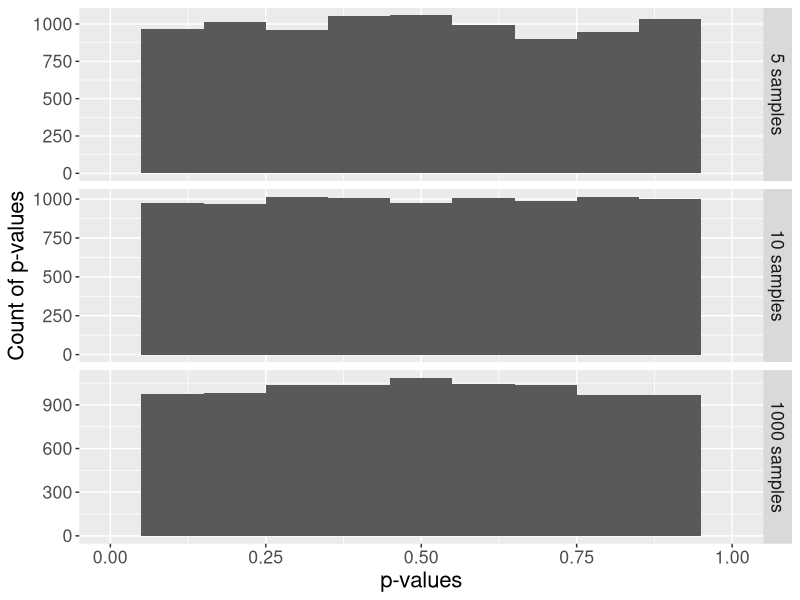
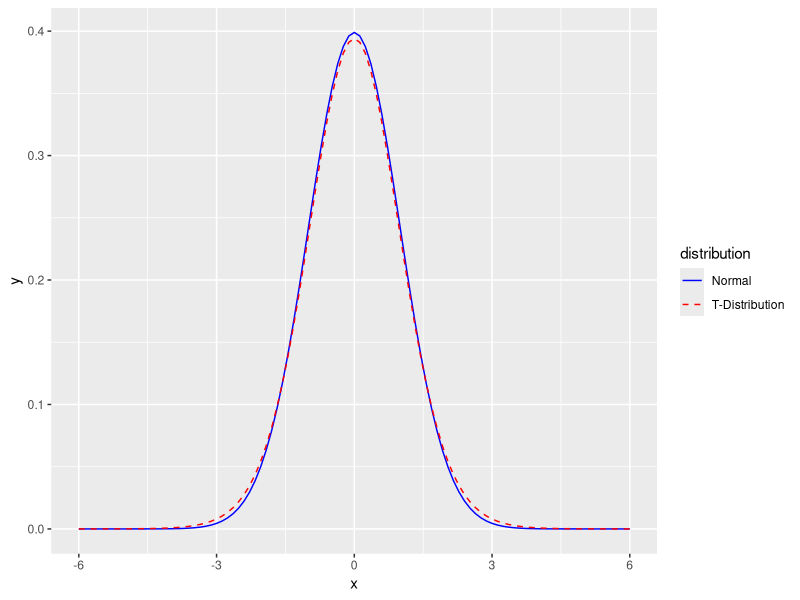
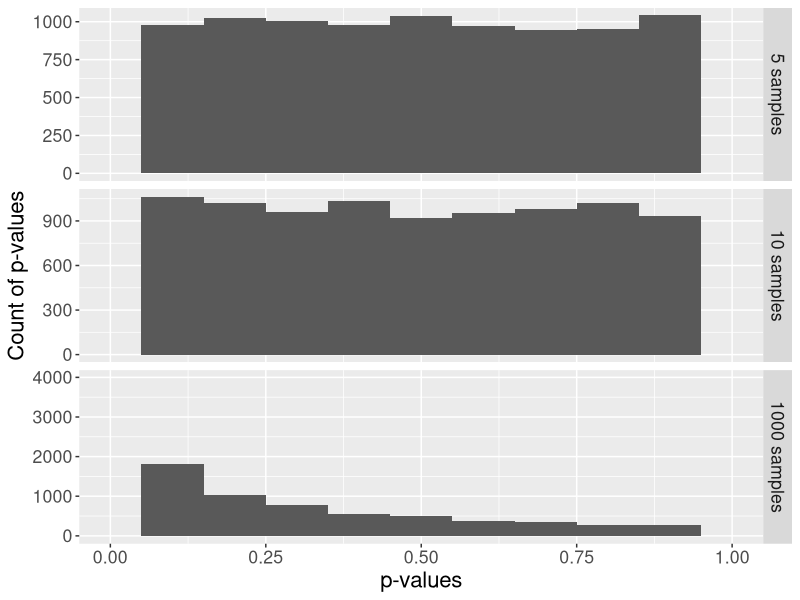
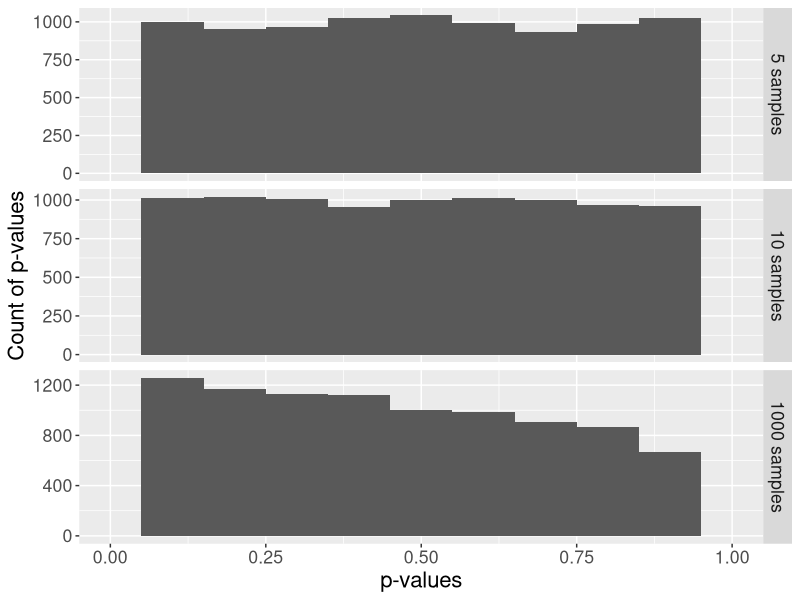
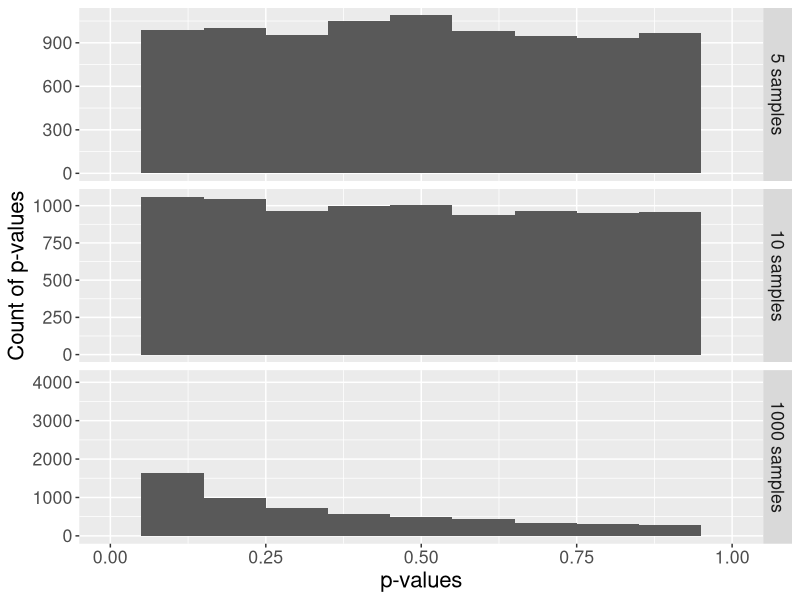
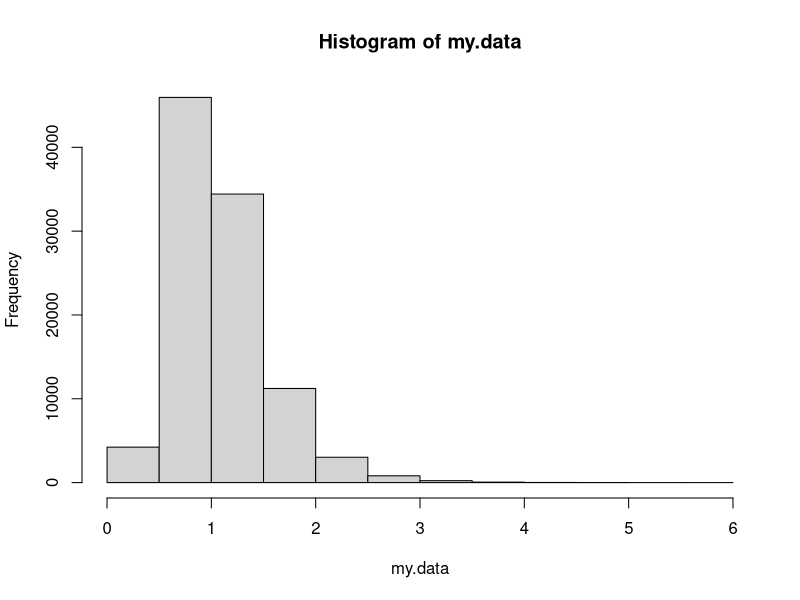

Generate these figures, in order, with R:
## ---- chunk 1
library(ggplot2)
library(reshape2)


#' @name assign_vector
#' @param data A vector of data to perform the t-test on.
#' @param n An integer indicating the number of t-tests to perform. Default is 1000
#' @return A data frame in "tall" format
assign_vector <- function(data, n = 1000) {
  # replicate the call to shapiro.test n times to build up a vector of p-values
  p.5 <- replicate(n=n, expr=shapiro.test(sample(my.data, 5, replace=TRUE))$p.value)
  p.10 <- replicate(n=n, expr=shapiro.test(sample(my.data, 10, replace=TRUE))$p.value)
  p.1000 <- replicate(n=n, expr=shapiro.test(sample(my.data, 1000, replace=TRUE))$p.value)
  #' Combine the data into a data frame, 
  #' one column for each number of samples tested.
  p.df <- cbind(p.5, p.10, p.1000)
  p.df <- as.data.frame(p.df)
  colnames(p.df) <- c("5 samples","10 samples","1000 samples")
  #' Put the data in "tall" format, one column for number of samples
  #' and one column for the p-value.
  p.df.m <- melt(p.df)
  #' Make sure the levels are sorted correctly.
  p.df.m <- transform(p.df.m, variable = factor(variable, levels = c("5 samples","10 samples","1000 samples")))
  return(p.df.m)  
}

## ---- chunk 2
n.rand <- 100000
n.test <- 10000
my.data <- rnorm(n.rand)
p.df.m <- assign_vector(my.data, n=n.test)

## ---- chunk 3
ggplot(p.df.m, aes(x = value)) + 
  geom_histogram(binwidth = 1/10) + 
  facet_grid(facets=variable ~ ., scales="free_y") + 
  xlim(0,1) +
  ylab("Count of p-values") +
  xlab("p-values") +
  theme(text = element_text(size = 16))


## ---- chunk 4
ggplot(NULL, aes(x=x, colour = distribution)) + 
  stat_function(fun=dnorm, data = data.frame(x = c(-6,6), distribution = factor(1))) + 
  stat_function(fun=dt, args = list( df = 20), data = data.frame(x = c(-6,6), distribution = factor(2)), linetype = "dashed") + 
  scale_colour_manual(values = c("blue","red"), labels = c("Normal","T-Distribution"))

## ---- chunk 5
my.data <- rt(n.rand, df=20)
p.df.m <- assign_vector(my.data, n=n.test)

ggplot(p.df.m, aes(x = value)) + 
  geom_histogram(binwidth = 1/10) + 
  facet_grid(facets=variable ~ ., scales="free_y") + 
  xlim(0,1) +
  ylab("Count of p-values") +
  xlab("p-values") +
  theme(text = element_text(size = 16))


## ---- chunk 6
my.data <- rt(n.rand, df = 20)
my.data.2 <- rnorm(n.rand)
# Trim off the tails
my.data <- my.data[which(my.data < 3 & my.data > -3)]
# Add in tails from the other distribution
my.data <- c(my.data, my.data.2[which(my.data.2 < -3 | my.data.2 > 3)])

p.df.m <- assign_vector(my.data, n=n.test)

ggplot(p.df.m, aes(x = value)) + 
  geom_histogram(binwidth = 1/10) + 
  facet_grid(facets=variable ~ ., scales="free_y") + 
  xlim(0,1) +
  ylab("Count of p-values") +
  xlab("p-values") +
  theme(text = element_text(size = 16))


## ---- chunk 7
my.data <- rnorm(n.rand)
my.data.2 <- rt(n.rand, df = 20)
# Trim off the tails
my.data <- my.data[which(my.data < 3 & my.data > -3)]
# Add in tails from the other distribution
my.data <- c(my.data, my.data.2[which(my.data.2 < -3 | my.data.2 > 3)])

p.df.m <- assign_vector(my.data, n=n.test)

ggplot(p.df.m, aes(x = value)) + 
  geom_histogram(binwidth = 1/10) + 
  facet_grid(facets=variable ~ ., scales="free_y") + 
  xlim(0,1) +
  ylab("Count of p-values") +
  xlab("p-values") +
  theme(text = element_text(size = 16))



## ---- chunk 8
my.data <- rlnorm(n.rand, 0, 0.4)
hist(my.data, breaks=20)


